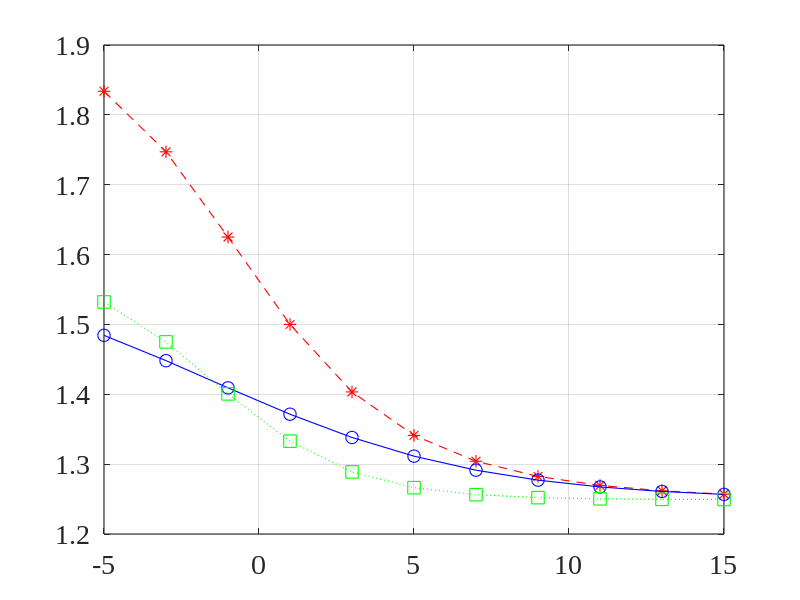
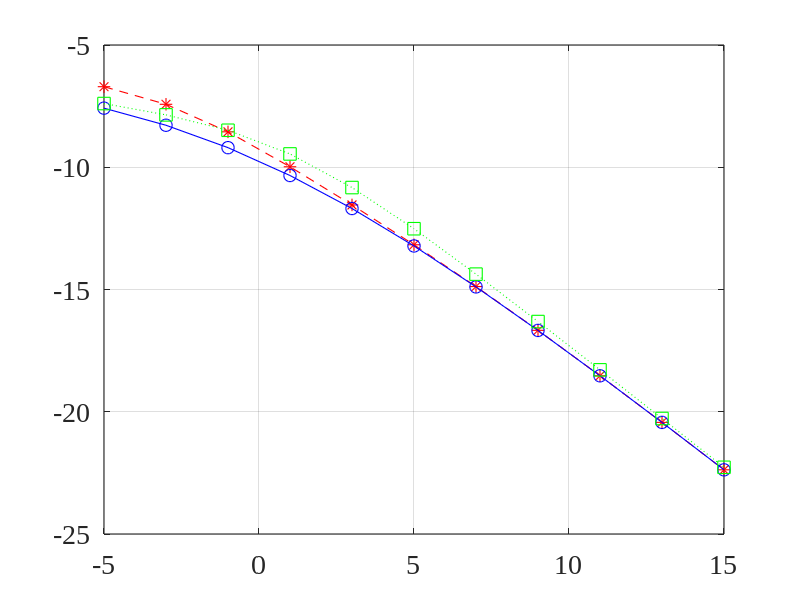
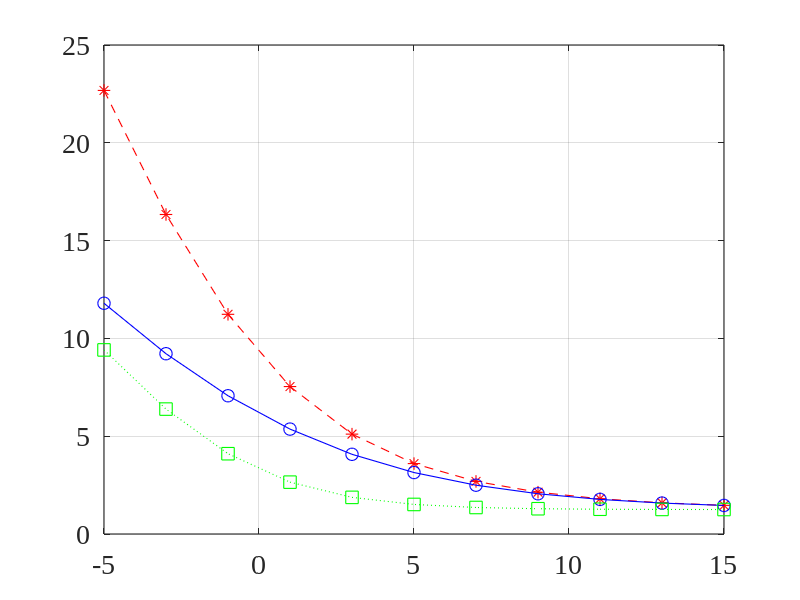
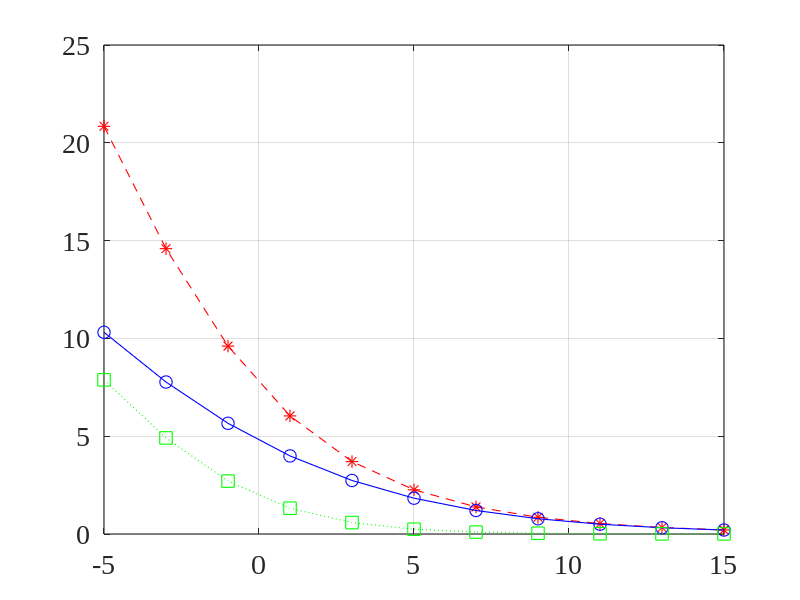

The MATLAB script that drew these images, in order:
close all; clc; clear all;
linewd = 0.8;
hcfontsize = 20;
MarkerSize=9;

broadband_iSNR_dB=(-5:15)';
broadband_iSNR=10.^(broadband_iSNR_dB/10);

f=linspace(0,0.5,1e4);  % frequency
f=f(1:end-1);
df=f(2)-f(1);

phiX=zeros(size(f));
phiX(f<=0.25)=1;

narrowband_iSNR=(broadband_iSNR * (phiX./(1-2*f)));
H_W=narrowband_iSNR./(1+narrowband_iSNR);

int_phiX=df*ones(size(broadband_iSNR))*sum(phiX);
int_phiV=(1./broadband_iSNR) .* df .* (ones(size(broadband_iSNR))*sum(1-2*f));

gain_values=zeros(length(broadband_iSNR),3);
MSE_values=zeros(length(broadband_iSNR),3);
xi_n_values=zeros(length(broadband_iSNR),3);
xi_d_values=zeros(length(broadband_iSNR),3);

k=2;
H=narrowband_iSNR./(1+narrowband_iSNR);
int_H2_phiX=df*sum(H.^2 .* (ones(size(broadband_iSNR))*phiX),2);
int_H2_phiV=df* sum(H.^2 .* ((1./broadband_iSNR)*(1-2*f)),2);
int_Hm12_phiX=df*sum(abs(H-1).^2 .* (ones(size(broadband_iSNR))*phiX),2);
oSNR=int_H2_phiX./int_H2_phiV;
oSNR_dB=10*log10(oSNR);
gain=oSNR_dB-broadband_iSNR_dB;
MSE=10*log10(int_H2_phiV+int_Hm12_phiX);
xi_n=10*log10(int_phiV./int_H2_phiV);
xi_d=10*log10(int_phiX./int_H2_phiX);
gain_values(:,k)=gain;
MSE_values(:,k)=MSE;
xi_n_values(:,k)=xi_n;
xi_d_values(:,k)=xi_d;

k=1;
H=1-1./(1+narrowband_iSNR.^2).^0.5; % HcW2  
int_H2_phiX=df*sum(H.^2 .* (ones(size(broadband_iSNR))*phiX),2);
int_H2_phiV=df* sum(H.^2 .* ((1./broadband_iSNR)*(1-2*f)),2);
int_Hm12_phiX=df*sum(abs(H-1).^2 .* (ones(size(broadband_iSNR))*phiX),2);
oSNR=int_H2_phiX./int_H2_phiV;
oSNR_dB=10*log10(oSNR);
gain=oSNR_dB-broadband_iSNR_dB;
MSE=10*log10(int_H2_phiV+int_Hm12_phiX);
xi_n=10*log10(int_phiV./int_H2_phiV);
xi_d=10*log10(int_phiX./int_H2_phiX);
gain_values(:,k)=gain;
MSE_values(:,k)=MSE;
xi_n_values(:,k)=xi_n;
xi_d_values(:,k)=xi_d;

k=3;
H=(narrowband_iSNR.^2./(1+narrowband_iSNR.^2)).^0.5; 
int_H2_phiX=df*sum(H.^2 .* (ones(size(broadband_iSNR))*phiX),2);
int_H2_phiV=df* sum(H.^2 .* ((1./broadband_iSNR)*(1-2*f)),2);
int_Hm12_phiX=df*sum(abs(H-1).^2 .* (ones(size(broadband_iSNR))*phiX),2);
oSNR=int_H2_phiX./int_H2_phiV;
oSNR_dB=10*log10(oSNR);
gain=oSNR_dB-broadband_iSNR_dB;
MSE=10*log10(int_H2_phiV+int_Hm12_phiX);
xi_n=10*log10(int_phiV./int_H2_phiV);
xi_d=10*log10(int_phiX./int_H2_phiX);
gain_values(:,k)=gain;
MSE_values(:,k)=MSE;
xi_n_values(:,k)=xi_n;
xi_d_values(:,k)=xi_d;

figure
plot(broadband_iSNR_dB(1:2:end),gain_values(1:2:end,1),'--r*','linewidth',linewd, 'MarkerSize',MarkerSize);
hold on
plot(broadband_iSNR_dB(1:2:end),gain_values(1:2:end,2),'-bo','linewidth',linewd, 'MarkerSize',MarkerSize);
plot(broadband_iSNR_dB(1:2:end),gain_values(1:2:end,3),':gs','linewidth',linewd, 'MarkerSize',MarkerSize);
hold off
set(gca, 'Color', [1, 1, 1]); 
set(gca, 'FontName', 'Times New Roman');
set(gca, 'FontSize', hcfontsize);
set(gca, 'LineWidth', linewd); 
box on; grid on;

figure
plot(broadband_iSNR_dB(1:2:end),MSE_values(1:2:end,1),'--r*','linewidth',linewd, 'MarkerSize',MarkerSize);
hold on
plot(broadband_iSNR_dB(1:2:end),MSE_values(1:2:end,2),'-bo','linewidth',linewd, 'MarkerSize',MarkerSize);
plot(broadband_iSNR_dB(1:2:end),MSE_values(1:2:end,3),':gs','linewidth',linewd, 'MarkerSize',MarkerSize);
hold off
set(gca, 'Color', [1, 1, 1]); 
set(gca, 'FontName', 'Times New Roman');
set(gca, 'FontSize', hcfontsize);
set(gca, 'LineWidth', linewd); 
box on; grid on;

figure
plot(broadband_iSNR_dB(1:2:end),xi_n_values(1:2:end,1),'--r*','linewidth',linewd, 'MarkerSize',MarkerSize);
hold on
plot(broadband_iSNR_dB(1:2:end),xi_n_values(1:2:end,2),'-bo','linewidth',linewd, 'MarkerSize',MarkerSize);
plot(broadband_iSNR_dB(1:2:end),xi_n_values(1:2:end,3),':gs','linewidth',linewd, 'MarkerSize',MarkerSize);
hold off
set(gca, 'Color', [1, 1, 1]); 
set(gca, 'FontName', 'Times New Roman');
set(gca, 'FontSize', hcfontsize);
set(gca, 'LineWidth', linewd); 
box on; grid on;

figure
plot(broadband_iSNR_dB(1:2:end),xi_d_values(1:2:end,1),'--r*','linewidth',linewd, 'MarkerSize',MarkerSize);
hold on
plot(broadband_iSNR_dB(1:2:end),xi_d_values(1:2:end,2),'-bo','linewidth',linewd, 'MarkerSize',MarkerSize);
plot(broadband_iSNR_dB(1:2:end),xi_d_values(1:2:end,3),':gs','linewidth',linewd, 'MarkerSize',MarkerSize);
hold off
set(gca, 'Color', [1, 1, 1]); 
set(gca, 'FontName', 'Times New Roman');
set(gca, 'FontSize', hcfontsize);
set(gca, 'LineWidth', linewd); 
box on; grid on;
